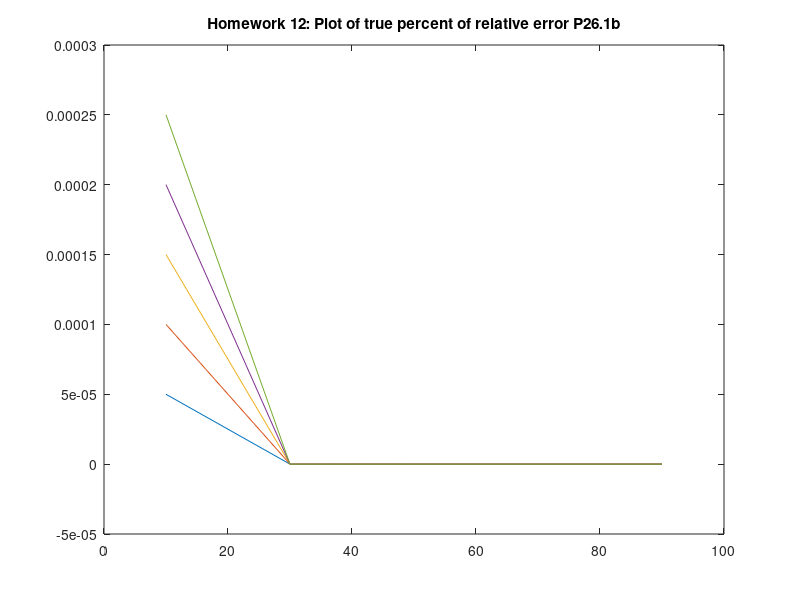

MATLAB code for this plot:
%Lec12_Explicit
%lecture example backward difference in space, forward in time.
clear
clf

U= 100;
E= 2000;
A_c = 10;
k = 2;
L = 100;
num_cells = 5;
del_t = 0.000005;
num_time_steps = 5;
c_in = 1;
c_0 = 0;
c_out = 0;

del_x = L/num_cells;

sub = (U/del_x + E/del_x^2) *del_t;
dia = 1 - (U/del_x + 2*E/del_x^2 + k)*del_t;
sup = E/del_x^2 * del_t;

col_data = [sub dia sup];

for i=2:num_cells-1
    for j = 1: 3
        A(i,i-2+j) = col_data(j);
    end
end

A(1,1:2) = [dia sup];
A(num_cells, num_cells-1:num_cells) = [sub dia];

W = zeros(num_cells,1);
W(1) = sub*c_in;
W(num_cells) = sup*c_out;

c = ones(num_cells,1)*c_0;

x_plot = [del_x/2:del_x:L-del_x/2];

for i=1:num_time_steps
    
    c_new = A\(c+W);
    
    plot(x_plot, c_new);
    figure (1)
    hold on
    pause
    c=c_new;
end
hold off

title('Homework 12: Plot of true percent of relative error P26.1b');









